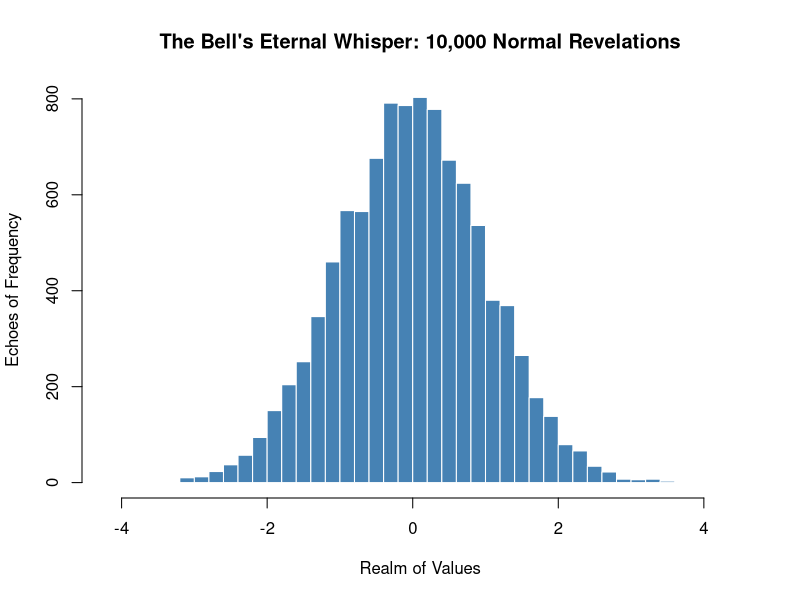

Source code (R):
## ---- chunk 1
# Seed for reproducible revelations
set.seed(42)

# Summon the normals
n_draws <- 10000
normals <- rnorm(n_draws, mean = 0, sd = 1)

# Divine the histogram
hist(normals, 
     main = "The Bell's Eternal Whisper: 10,000 Normal Revelations", 
     xlab = "Realm of Values", 
     ylab = "Echoes of Frequency", 
     col = "steelblue", 
     breaks = 50,
     border = "white")
